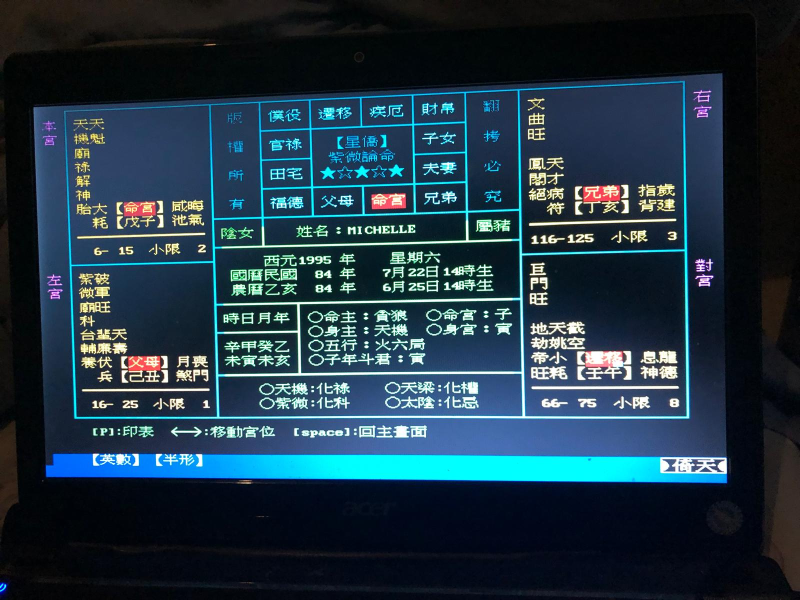
#> input picture foto/database/new/WhatsApp Image 2026-05-01 at 09.05.58 (1).jpeg, 1600 x 1200 px, given as the content of the folder /database/new/WhatsApp Image 2026-05-01 at 09.05.58 (1).jpeg, which was not available (shown at 1/2 size)
$ python ocr.py '../../foto/database/new/WhatsApp Image 2026-05-01 at 09.05.58 (1).jpeg' '../../foto/database/new/WhatsApp Image 2026-05-01 at 09.05.58.jpeg'
#> lines starting #> are read from the running program, lines starting #| are printed output that depends on the picture
"""Sandbox2 OCR Engine V4.5 — Parallel batches + tighter schema + smaller images.

V4.5 vs V4.3 changes (perf only — output schema IDENTIK dengan V4.3):
- Parallel batches via ThreadPoolExecutor (PARALLEL_WORKERS=5).
- MAX_SIDE 1024 -> 768 (Claude vision tile boundary; ~1 tile vs ~4 tile).
- max_tokens 4000*N -> 1500*N (output JSON aktual jauh lebih kecil).
- System prompt: OMIT raw_text (tidak dipakai build_from_ocr).
- Cache warm-up: kirim 1 batch dulu (sync) supaya prompt cache populate,
  sisanya fan-out parallel = semua hit cache.
- Cache dir terpisah `data/ocr_cache_v45/` supaya tidak bentrok V4.3.
- Output merged JSON byte-compatible dengan build_from_ocr.py (no schema change).
"""
from __future__ import annotations
import base64
import hashlib
import io as _io
import json
import os
import sys
from concurrent.futures import ThreadPoolExecutor, as_completed
from pathlib import Path

sys.stdout.reconfigure(encoding='utf-8')

ROOT = Path(__file__).resolve().parent.parent
DATA_DIR = ROOT / "data" / "subjects"
OCR_CACHE_DIR = ROOT / "data" / "ocr_cache_v45"

PHOTO_EXTS = {".jpeg", ".jpg", ".png", ".webp"}

MODEL = "claude-sonnet-4-6"
MAX_SIDE = 768          # was 1024 in V4.3
BATCH_SIZE = 5          # photos per API call
PARALLEL_WORKERS = 5    # concurrent batches
MAX_TOKENS_PER_PHOTO = 1500  # was 4000 in V4.3

SYSTEM_PROMPT = """You are a precise OCR + data extraction assistant for Chinese metaphysics software screenshots.

Photos are screenshots from "Xing Qiao NCC V2.6". Screen types:
1. BaZi Chart (主畫面) — 4 pillars, Wu Xing distribution, Da Yun, Yong Shen.
2. Zi Wei Chart (紫微斗數) — 12 palaces, 大限, 小限.
3. 詳細解說 — 神煞 / 性情 / 父母 / 兄弟 / 夫妻 / 子女 / 財帛 / 田宅 / 疾厄 / 遷移 / 官祿 / 福德 / 古書云 / 全局總論 / 婚配 / 陽宅 / 事業.
4. 流年判斷.
5. Photo of person / handwritten name.

Identify screen type and extract structured data visible. Return JSON only (no prose, no markdown fences).
For unclear/blurry, OMIT the field entirely (do not write null). Do not guess.
DO NOT include raw_text — only structured fields.

Branches mapping:
子=Tikus, 丑=Kerbau, 寅=Harimau, 卯=Kelinci, 辰=Naga, 巳=Ular,
午=Kuda, 未=Kambing, 申=Monyet, 酉=Ayam, 戌=Anjing, 亥=Babi.

Output JSON object per photo with relevant subset of:
screen_type, tafsir_section, name_id, gender_hz, birth_solar, birth_lunar_text,
pillars{year,month,day,hour}, wuxing{jin,shui,mu,huo,tu}, yong_shen_hz, ji_shen_hz,
format_hz, da_yun[], marriage{cocok_branches,hindari_branches}, yang_zhai_gua_hz,
zi_wei{ming_zhu_hz,shen_zhu_hz,ming_gong_branch_hz,shen_gong_branch_hz,wu_xing_ju_hz,shi_jun_hz}.

When given multiple photos in one call: return a JSON array, one object per photo, in order.
"""


def _photo_hash(path):
    h = hashlib.sha256()
    with open(path, "rb") as f:
        for chunk in iter(lambda: f.read(65536), b""):
            h.update(chunk)
    return h.hexdigest()[:16]


def _resize_to_jpeg(path, max_side=MAX_SIDE):
    from PIL import Image
    img = Image.open(path)
    img = img.convert("RGB")
    w, h = img.size
    if max(w, h) > max_side:
        scale = max_side / max(w, h)
        img = img.resize((int(w * scale), int(h * scale)), Image.LANCZOS)
    buf = _io.BytesIO()
    img.save(buf, format="JPEG", quality=82, optimize=True)
    return "image/jpeg", base64.standard_b64encode(buf.getvalue()).decode("utf-8")


def _build_image_block(media_type, data):
    return {"type": "image", "source": {"type": "base64", "media_type": media_type, "data": data}}


_client_singleton = None
def _client():
    global _client_singleton
    if _client_singleton is None:
        from anthropic import Anthropic
        api_key = os.environ.get("ANTHROPIC_API_KEY")
        if not api_key:
            raise RuntimeError("ANTHROPIC_API_KEY env var not set")
        _client_singleton = Anthropic(api_key=api_key)
    return _client_singleton


def _extract_batch_api(photos, indices):
    """Send 1 API call for a list of photos. Returns parsed list aligned to `indices`."""
    content = []
    for i in indices:
        media, data = _resize_to_jpeg(photos[i])
        content.append(_build_image_block(media, data))
        content.append({"type": "text", "text": f"[Photo {i + 1}]"})
    content.append({
        "type": "text",
        "text": (
            f"Return a JSON ARRAY with {len(indices)} objects, "
            "one per photo IN ORDER. Each object follows the schema. JSON only."
        ),
    })

    msg = _client().messages.create(
        model=MODEL,
        max_tokens=MAX_TOKENS_PER_PHOTO * len(indices),
        system=[{"type": "text", "text": SYSTEM_PROMPT, "cache_control": {"type": "ephemeral"}}],
        messages=[{"role": "user", "content": content}],
    )

    raw = msg.content[0].text.strip()
    if raw.startswith("```"):
        lines = raw.split("\n")
        raw = "\n".join(l for l in lines if not l.startswith("```"))

    try:
        parsed = json.loads(raw)
        if isinstance(parsed, dict):
            parsed = [parsed]
    except json.JSONDecodeError:
        parsed = [{"screen_type": "unknown"} for _ in indices]

    # pad/truncate
    if len(parsed) < len(indices):
        parsed += [{"screen_type": "unknown"}] * (len(indices) - len(parsed))
    return parsed[:len(indices)]


def _process_batch(photos, batch_indices, force):
    """Cache-aware batch run. Returns list of dicts aligned to batch_indices."""
    OCR_CACHE_DIR.mkdir(parents=True, exist_ok=True)
    results = [None] * len(batch_indices)
    new_local = []  # positions inside this batch needing API
    new_global = []

    for j, gi in enumerate(batch_indices):
        h = _photo_hash(photos[gi])
        cf = OCR_CACHE_DIR / f"{h}.json"
        if not force and cf.exists():
            r = json.loads(cf.read_text(encoding="utf-8"))
            r["_cached"] = True
            r["_photo"] = photos[gi].name
            r["_hash"] = h
            results[j] = r
        else:
            new_local.append(j)
            new_global.append(gi)

    if new_global:
        parsed = _extract_batch_api(photos, new_global)
        for j_local, gi, r in zip(new_local, new_global, parsed):
            r["_photo"] = photos[gi].name
            h = _photo_hash(photos[gi])
            r["_hash"] = h
            (OCR_CACHE_DIR / f"{h}.json").write_text(
                json.dumps(r, ensure_ascii=False, indent=2), encoding="utf-8"
            )
            results[j_local] = r

    return results


def extract_subject(photos_dir, subject_id, force=False, batch_size=BATCH_SIZE,
                    workers=PARALLEL_WORKERS):
#> called with force = False, batch_size = 5, workers = 5
    photos = sorted(p for p in photos_dir.iterdir() if p.suffix.lower() in PHOTO_EXTS)
    if not photos:
        raise FileNotFoundError(f"No photos in {photos_dir}")

    print(f"[OCR-V4.5] {len(photos)} photos in {photos_dir.name} "
          f"(batch={batch_size}, workers={workers}, max_side={MAX_SIDE}px)")

    # Build batches
    batches = []
    for i in range(0, len(photos), batch_size):
        batches.append(list(range(i, min(i + batch_size, len(photos)))))

    all_results = [None] * len(photos)

    # Quick cache sweep first — if everything cached, skip API entirely & no warmup needed.
    OCR_CACHE_DIR.mkdir(parents=True, exist_ok=True)
    needs_api_idx = []
    for gi, p in enumerate(photos):
        if force:
            needs_api_idx.append(gi); continue
        h = _photo_hash(p)
        cf = OCR_CACHE_DIR / f"{h}.json"
        if not cf.exists():
            needs_api_idx.append(gi)

    if not needs_api_idx:
        print(f"[OCR-V4.5] all {len(photos)} photos cached — 0 API calls")
        # Just load cache for each
        for gi, p in enumerate(photos):
            h = _photo_hash(p)
            r = json.loads((OCR_CACHE_DIR / f"{h}.json").read_text(encoding="utf-8"))
            r["_cached"] = True; r["_photo"] = p.name; r["_hash"] = h
            all_results[gi] = r
    else:
        # Warm cache: run first batch sync so subsequent parallel calls hit prompt cache.
        first_batch = batches[0]
        print(f"[OCR-V4.5] warmup batch (sync) of {len(first_batch)} photos...")
        first_results = _process_batch(photos, first_batch, force)
#> in _resize_to_jpeg, img is the input picture: PIL image 1600x1200 RGB; mean R, G, B 32.4, 54.7, 68.3
#> in _resize_to_jpeg, `img = img.resize((int(w * scale), int(h * scale)), Image.LANCZOS)`:
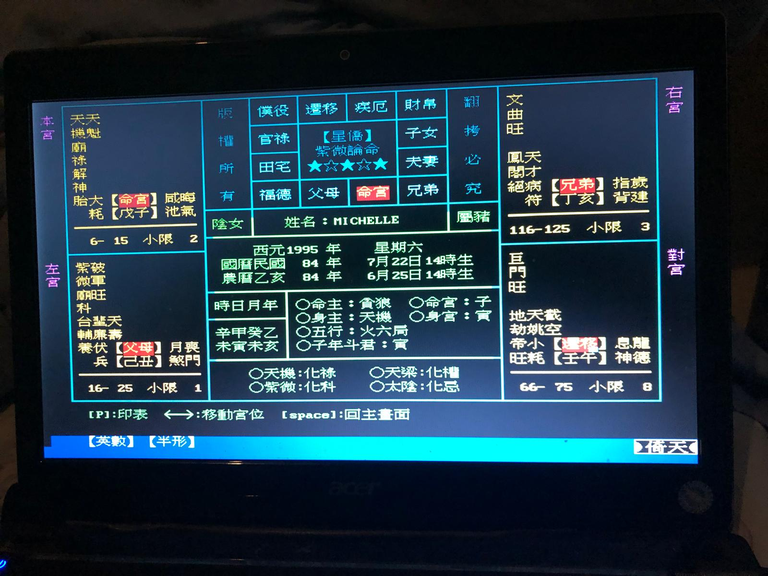
#> img: PIL image 768x576 RGB; mean R, G, B 32.3, 54.5, 68.2
        for j, gi in enumerate(first_batch):
            all_results[gi] = first_results[j]

        rest = batches[1:]
        if rest:
            print(f"[OCR-V4.5] {len(rest)} batch(es) parallel (workers={workers})...")
            with ThreadPoolExecutor(max_workers=workers) as ex:
                futures = {ex.submit(_process_batch, photos, b, force): b for b in rest}
                for fut in as_completed(futures):
                    b = futures[fut]
                    res = fut.result()
                    for j, gi in enumerate(b):
                        all_results[gi] = res[j]

    # Log
    for r in all_results:
        marker = "cached" if r and r.get("_cached") else "new"
        print(f"  {r.get('_photo','?'):40s} {r.get('screen_type','?'):20s} ({marker})")

    merged = _merge_extracts(all_results)
    merged["_extract_count"] = len(all_results)
    merged["_subject_id"] = subject_id

    out = DATA_DIR / f"{subject_id}.ocr.json"
    out.parent.mkdir(parents=True, exist_ok=True)
    out.write_text(json.dumps(merged, ensure_ascii=False, indent=2), encoding="utf-8")
    print(f"[OCR-V4.5] -> {out}")
    return merged


def _merge_extracts(extracts):
    merged = {"raw_texts": []}
    for e in extracts:
        if not e:
            continue
        for k, v in e.items():
            if k.startswith("_") or v is None or v == "":
                continue
            if k == "raw_text":
                merged["raw_texts"].append(v)
            elif k == "da_yun" and isinstance(v, list):
                if not merged.get("da_yun"):
                    merged["da_yun"] = v
            elif k not in merged or merged[k] in (None, "", {}, []):
                merged[k] = v
    return merged


if __name__ == "__main__":
    if len(sys.argv) < 3:
        print("Usage: python ocr.py <photos_dir> <subject_id> [--force]")
        sys.exit(1)
#> (the run stopped early here; a loop or call above may not have finished)

$ run again, on foto/database/new/WhatsApp Image 2026-05-01 at 09.05.59.jpeg
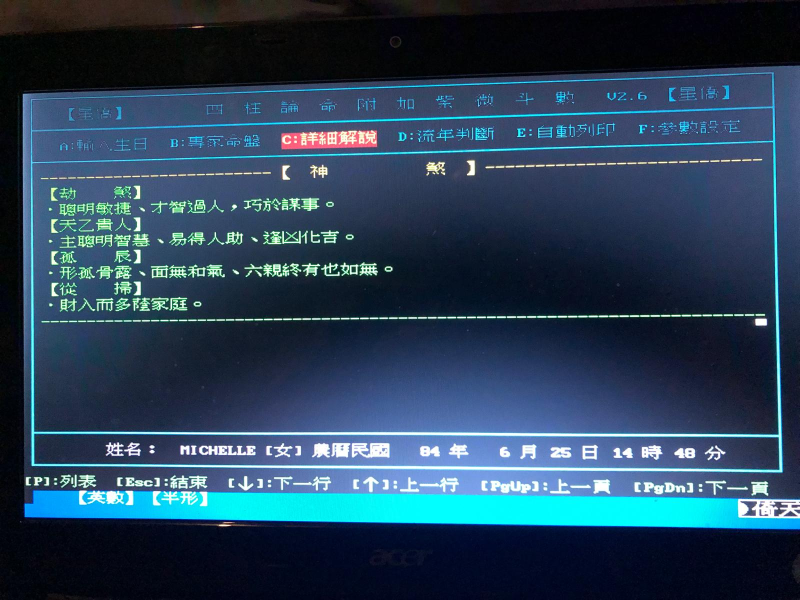
#> input picture foto/database/new/WhatsApp Image 2026-05-01 at 09.05.59.jpeg, 1600 x 1200 px, given as the content of the folder foto/database/new/WhatsApp Image 2026-05-01 at 09.05.59.jpeg, which was not available (shown at 1/2 size)
#> in _resize_to_jpeg, img is the input picture: PIL image 1600x1200 RGB; mean R, G, B 40.5, 66, 88.5
#> in _resize_to_jpeg, `img = img.resize((int(w * scale), int(h * scale)), Image.LANCZOS)`:
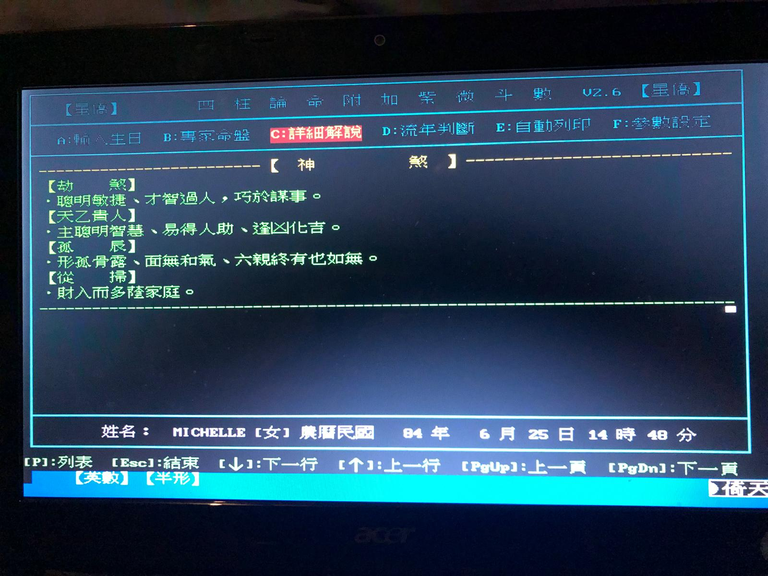
#> img: PIL image 768x576 RGB; mean R, G, B 40.5, 65.9, 88.4

$ run again, on foto/database/new/WhatsApp Image 2026-05-01 at 09.06.00 (1).jpeg
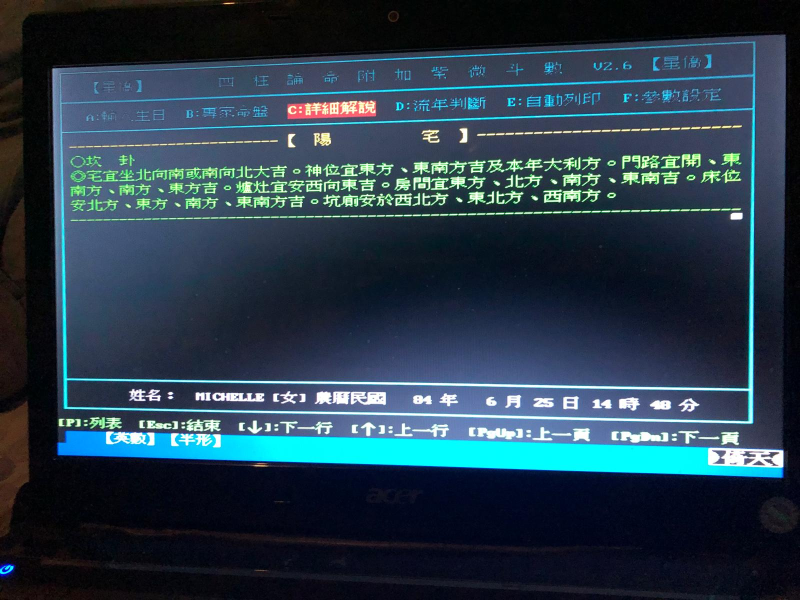
#> input picture foto/database/new/WhatsApp Image 2026-05-01 at 09.06.00 (1).jpeg, 1600 x 1200 px, given as the content of the folder /database/new/WhatsApp Image 2026-05-01 at 09.06.00 (1).jpeg, which was not available (shown at 1/2 size)
#> in _resize_to_jpeg, img is the input picture: PIL image 1600x1200 RGB; mean R, G, B 39.8, 60, 74.6
#> in _resize_to_jpeg, `img = img.resize((int(w * scale), int(h * scale)), Image.LANCZOS)`:
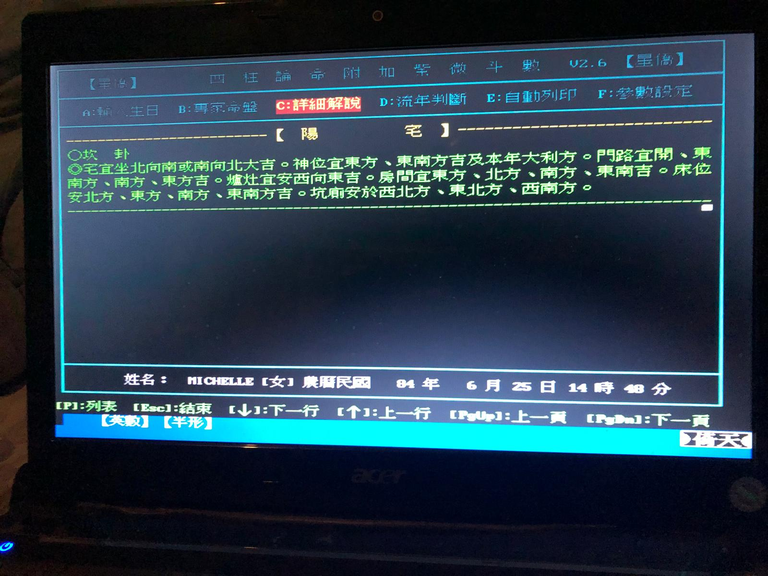
#> img: PIL image 768x576 RGB; mean R, G, B 39.8, 59.9, 74.5

$ run again, on foto/database/new/WhatsApp Image 2026-05-01 at 09.06.00 (2).jpeg
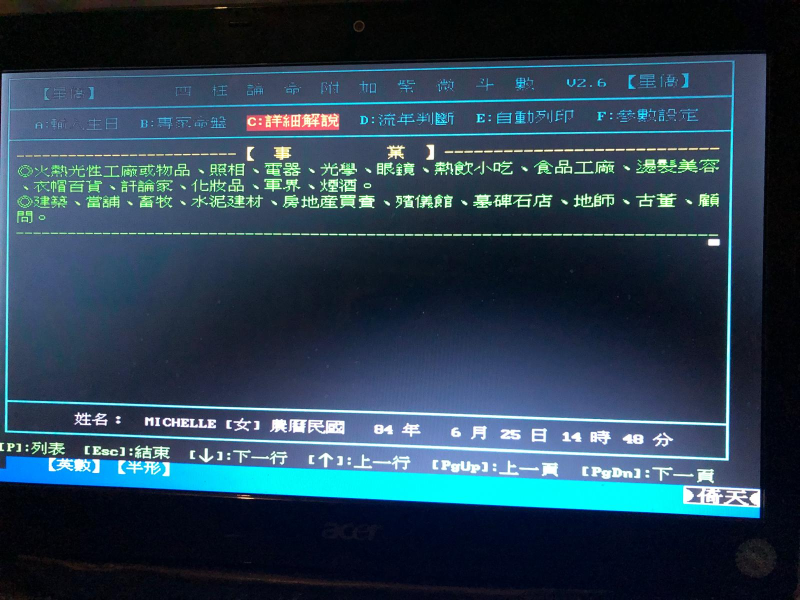
#> input picture foto/database/new/WhatsApp Image 2026-05-01 at 09.06.00 (2).jpeg, 1600 x 1200 px, given as the content of the folder /database/new/WhatsApp Image 2026-05-01 at 09.06.00 (2).jpeg, which was not available (shown at 1/2 size)
#> in _resize_to_jpeg, img is the input picture: PIL image 1600x1200 RGB; mean R, G, B 41.2, 64.1, 81.4
#> in _resize_to_jpeg, `img = img.resize((int(w * scale), int(h * scale)), Image.LANCZOS)`:
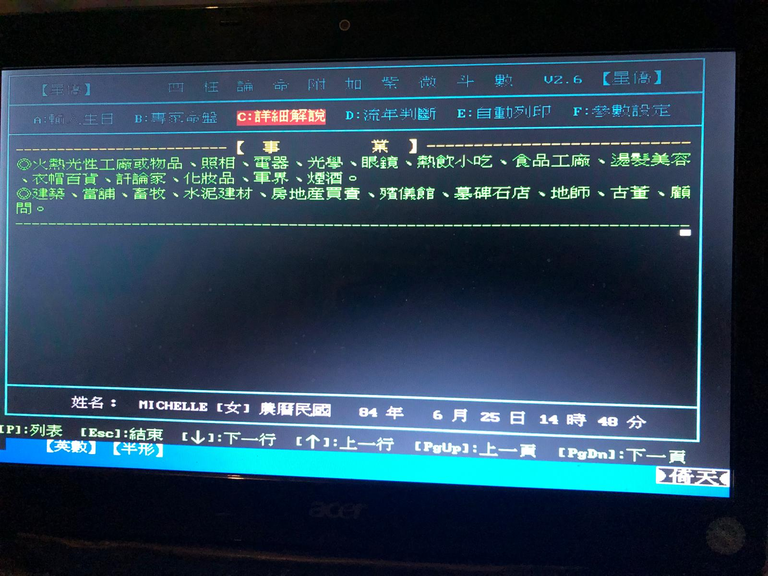
#> img: PIL image 768x576 RGB; mean R, G, B 41.2, 64, 81.4
